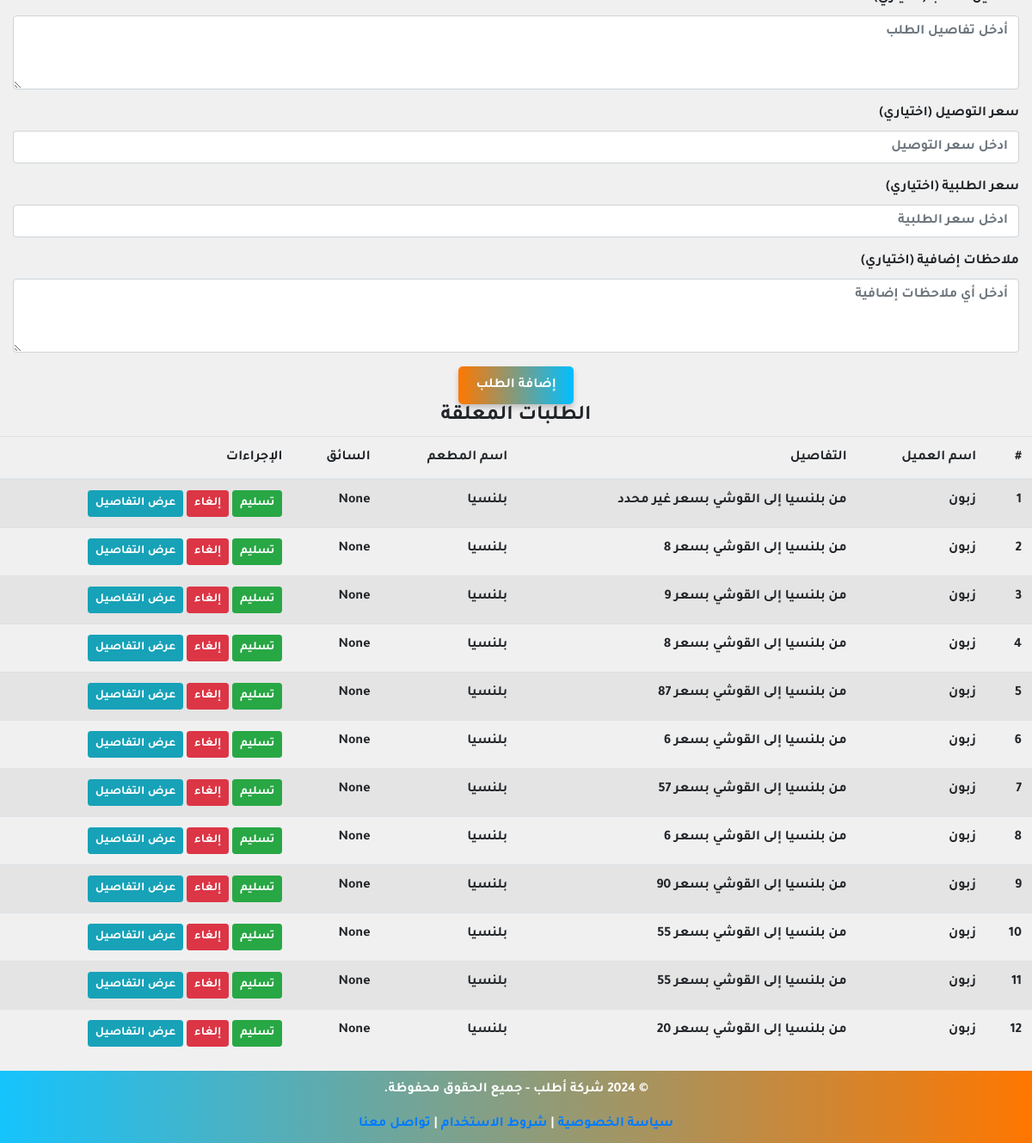
Page /new-order/ on the committed database.
### otlop/models.py (models this page shows, shortened)
class Order(models.Model):
    DELIVERY_STATUS_CHOICES = [
        ('Pending', 'Pending'),        # قيد الانتظار
        ('Delivered', 'Delivered'),    # تم التوصيل
        ('Cancelled', 'Cancelled'),    # ملغاة
    ]
    customer_name = models.CharField(max_length=100, verbose_name="اسم الزبون")
    customer_area = models.CharField(max_length=100, null=True, blank=True, verbose_name="منطقة الزبون")
    restaurant_name = models.CharField(max_length=100, null=True, blank=True, verbose_name="اسم المطعم")
    restaurant_area = models.CharField(max_length=100, null=True, blank=True, verbose_name="منطقة المطعم")
    delivery_price = models.DecimalField(
        max_digits=10,
        decimal_places=2,
        null=True,
        blank=True,
        verbose_name="سعر التوصيل"
    )
    order_price = models.DecimalField(
        max_digits=10,
        decimal_places=2,
        null=True,
        blank=True,
        verbose_name="سعر الطلب"
    )
    notes = models.TextField(null=True, blank=True, verbose_name="ملاحظات")
    order_details = models.TextField(null=True, blank=True, verbose_name="تفاصيل الطلب")
    delivery_person = models.ForeignKey(
        'DeliveryPerson',
        null=True,
        blank=True,
        on_delete=models.SET_NULL,
        verbose_name="مندوب التوصيل",
        related_name="orders"
    )
    delivery_status = models.CharField(
        max_length=20,
        choices=DELIVERY_STATUS_CHOICES,
        default='Pending',
        verbose_name="حالة الطلب"
    )
    is_paid = models.BooleanField(default=False, verbose_name="مدفوع")  # حالة الدفع
    created_at = models.DateTimeField(auto_now_add=True, verbose_name="تاريخ الإضافة")
    updated_at = models.DateTimeField(auto_now=True, verbose_name="تاريخ التحديث")
    class Meta:
        verbose_name = "طلب"
        verbose_name_plural = "الطلبات"
        ordering = ['-created_at']  # عرض الطلبات بترتيب زمني تنازلي

### otlop/views.py (the view, shortened to what this page needs)
# urls.py: path('new-order/', views.new_order, name='new_order'),  # طلب جديد
def new_order(request):
    drivers = DeliveryPerson.objects.all()
    pending_orders = Order.objects.filter(delivery_status='Pending')
    context = {
        'drivers': drivers,
        'pending_orders': pending_orders,
    }
    return render(request, 'otlop/new-order.html', context)

### otlop/templates/otlop/new-order.html (shortened to what this page needs)
{% extends 'otlop/base.html' %}
{% block content %}
{% load static %}
<div class="container mt-5">
    <form method="post">
        <div class="form-group">
            <label for="order_details">تفاصيل الطلب (اختياري)</label>
            <textarea id="order_details" name="order_details" class="form-control" rows="3" placeholder="أدخل تفاصيل الطلب"></textarea>
        </div>
       <div class="form-group">
           <label for="delivery_price">سعر التوصيل (اختياري)</label>
           <input type="number" id="delivery_price" name="delivery_price" class="form-control" placeholder="أدخل سعر التوصيل">
       </div>
       <div class="form-group">
           <label for="order_price">سعر الطلبية (اختياري)</label>
           <input type="number" id="order_price" name="order_price" class="form-control" placeholder="أدخل سعر الطلبية">
       </div>
        <div class="form-group">
            <label for="notes">ملاحظات إضافية (اختياري)</label>
            <textarea id="notes" name="notes" class="form-control" rows="3" placeholder="أدخل أي ملاحظات إضافية"></textarea>
        </div>
        <div class="text-center">
            <button type="submit" class="custom-submit-btn">إضافة الطلب</button>
        </div>
    </form>
</div>
<h4>الطلبات المعلقة</h4>
<table class="table table-striped">
    <thead>
        <tr>
            <th>#</th>
            <th>اسم العميل</th>
            <th>التفاصيل</th>
            <th>اسم المطعم</th>
            <th>السائق</th>
            <th>الإجراءات</th>
        </tr>
    </thead>
    <tbody>
        {% for order in pending_orders %}
        <tr>
            <td>{{ forloop.counter }}</td>
            <td>{{ order.customer_name }}</td>
            <td>{{ order.order_details }}</td>
            <td>{{ order.restaurant_name }}</td>
            <td>{{ order.delivery_person }}</td>
            <td>
                <a href="{% url 'update_order_status' order.id 'delivered' %}" class="btn btn-success btn-sm">تسليم</a>
                <a href="{% url 'update_order_status' order.id 'cancelled' %}" class="btn btn-danger btn-sm">إلغاء</a>
                <a href="{% url 'order_details' order.id %}" class="btn btn-info btn-sm">عرض التفاصيل</a>
            </td>
        </tr>
        {% empty %}
        <tr>
            <td colspan="6" class="text-center">لا توجد طلبات معلقة</td>
        </tr>
        {% endfor %}
    </tbody>
</table>
{% endblock %}

### otlop/static/otlop/css/main.css (style rules this page uses)
html, body { margin: 0; padding: 0; height: 100%; display: flex; flex-direction: column; }
body { display: flex; flex-direction: column; justify-content: space-between; }
html, body { direction: rtl; text-align: right; }
body { font-family: 'Tajawal', sans-serif; }
.container { max-width: 1200px; margin: 0 auto; }
body { margin: 0; display: flex; flex-direction: column; min-height: 100vh; }
.custom-submit-btn { background: linear-gradient(to right, #ff7700, #00bfff); color: white; font-size: 16px; padding: 10px 20px; border: none; border-radius: 5px; cursor: pointer; box-shadow: 0 4px 6px rgba(0, 0, 0, 0.2); transition: transform 0.3s ease, box-shadow 0.3s ease; }
body { margin: 0; padding: 0; height: 100%; display: flex; justify-content: center; align-items: center; font-family: 'Tajawal', sans-serif; background-color: #f0f0f0; }

### rows in the picture
Order: customer_name "زبون", order_details "من بلنسيا إلى القوشي بسعر غير محدد", restaurant_name "بلنسيا", delivery_person "None"
Order: customer_name "زبون", order_details "من بلنسيا إلى القوشي بسعر 8", restaurant_name "بلنسيا", delivery_person "None"
Order: customer_name "زبون", order_details "من بلنسيا إلى القوشي بسعر 9", restaurant_name "بلنسيا", delivery_person "None"
Order: customer_name "زبون", order_details "من بلنسيا إلى القوشي بسعر 8", restaurant_name "بلنسيا", delivery_person "None"
Order: customer_name "زبون", order_details "من بلنسيا إلى القوشي بسعر 87", restaurant_name "بلنسيا", delivery_person "None"
Order: customer_name "زبون", order_details "من بلنسيا إلى القوشي بسعر 6", restaurant_name "بلنسيا", delivery_person "None"
Order: customer_name "زبون", order_details "من بلنسيا إلى القوشي بسعر 57", restaurant_name "بلنسيا", delivery_person "None"
Order: customer_name "زبون", order_details "من بلنسيا إلى القوشي بسعر 6", restaurant_name "بلنسيا", delivery_person "None"
Order: customer_name "زبون", order_details "من بلنسيا إلى القوشي بسعر 90", restaurant_name "بلنسيا", delivery_person "None"
Order: customer_name "زبون", order_details "من بلنسيا إلى القوشي بسعر 55", restaurant_name "بلنسيا", delivery_person "None"
Order: customer_name "زبون", order_details "من بلنسيا إلى القوشي بسعر 55", restaurant_name "بلنسيا", delivery_person "None"
Order: customer_name "زبون", order_details "من بلنسيا إلى القوشي بسعر 20", restaurant_name "بلنسيا", delivery_person "None"
